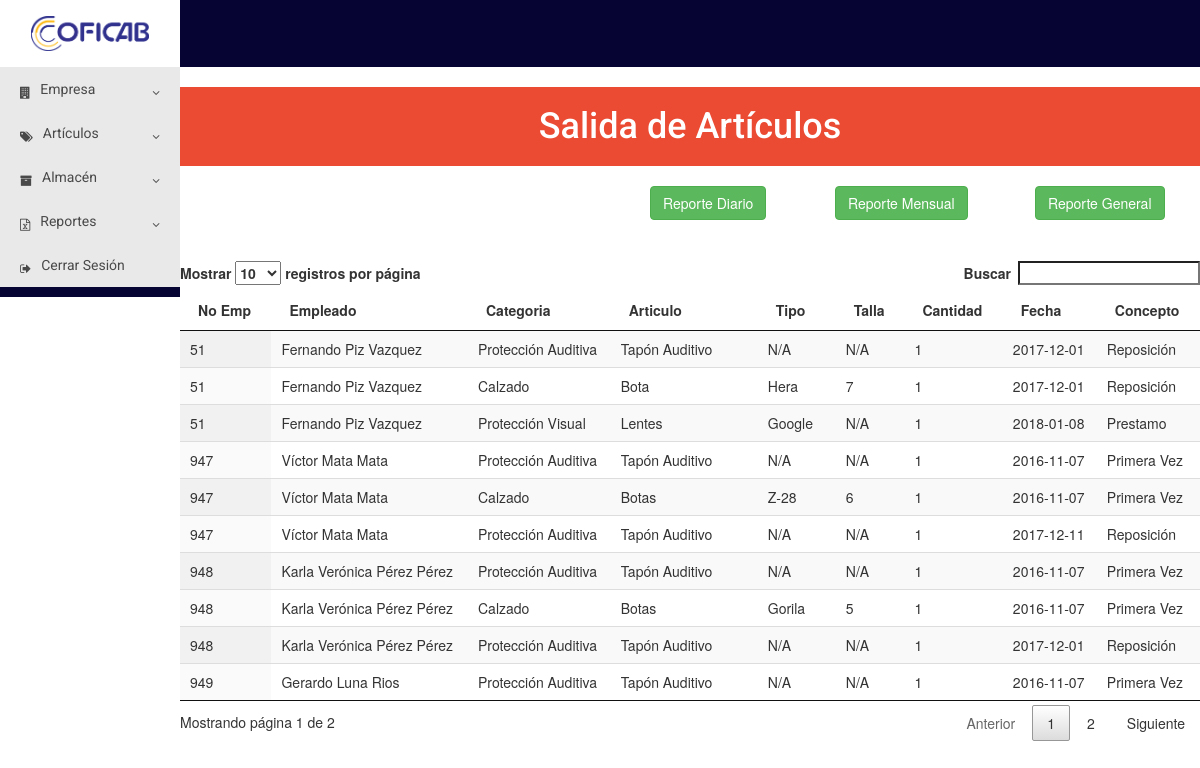
/vista/admin/reportes/concepto_entrega.php (signed in), run on the app's committed database.
### tables this page shows
CREATE TABLE `salida` (
  `id_salida` int(11) NOT NULL,
  `id_personal` int(11) NOT NULL,
  `id_categoria` int(11) NOT NULL,
  `id_articulo` int(11) NOT NULL,
  `cantidad` int(11) NOT NULL,
  `fecha_salida` date NOT NULL,
  `id_concepto` int(11) NOT NULL,
  `id_user` int(11) NOT NULL
);

CREATE TABLE `personal` (
  `id_personal` int(11) NOT NULL,
  `no_emp` int(11) NOT NULL,
  `nombres` varchar(100) NOT NULL,
  `pat_ape` varchar(50) NOT NULL,
  `mat_ape` varchar(50) NOT NULL,
  `genero` varchar(10) NOT NULL,
  `fecha_ingreso` date NOT NULL,
  `id_depto` int(11) NOT NULL,
  `id_puesto` int(11) NOT NULL
);

CREATE TABLE `categoria` (
  `id_categoria` int(11) NOT NULL,
  `categoria` varchar(50) NOT NULL
);

CREATE TABLE `articulo` (
  `id_articulo` int(11) NOT NULL,
  `id_proveedor` int(11) NOT NULL,
  `id_categoria` int(11) NOT NULL,
  `articulo` varchar(100) NOT NULL,
  `tipo` varchar(100) NOT NULL,
  `talla` varchar(30) NOT NULL,
  `abreviacion` varchar(15) NOT NULL,
  `stock` int(11) NOT NULL,
  `id_usuario` int(11) NOT NULL
);

CREATE TABLE `concepto` (
  `id_concepto` int(11) NOT NULL,
  `id_tipo_concepto` int(11) NOT NULL,
  `concepto` varchar(50) NOT NULL
);

### vista/admin/reportes/concepto_entrega.php (the view, shortened to what this page needs)
<?php
	include("../../../modelo/conexion.php");
	$tabla="SELECT id_salida, no_emp, nombres, pat_ape, mat_ape, categoria, articulo, tipo, talla, cantidad, fecha_salida, concepto, nom_user FROM salida, personal, categoria, articulo, concepto, usuarios WHERE salida.id_personal = personal.id_personal AND salida.id_categoria = categoria.id_categoria AND salida.id_articulo = articulo.id_articulo AND salida.id_concepto = concepto.id_concepto AND salida.id_user = usuarios.id_user";
	$resultado = $conexion->query($tabla);
?>
<!DOCTYPE html>
<html>
<head>
	<link href="https://maxcdn.bootstrapcdn.com/font-awesome/4.5.0/css/font-awesome.min.css" rel="stylesheet">
	<link rel="stylesheet" href="../../../css/menu.css">
	<link rel="stylesheet" href="https://maxcdn.bootstrapcdn.com/bootstrap/3.3.7/css/bootstrap.min.css">
  	<link rel="stylesheet" href="../../../css/bootstrap-datepicker.css">
  	<link rel="stylesheet" href="../../../css/jquery.dataTables.min.css">
</head>
<body>
	<div class="contenedor">
	<nav class="bar-horizon">
		<div class="logocoficab">
			<a href="../menu.php"><img src="../../../img/coficab.png" alt="20px"></a>
		</div>
	</nav>
		<div class="contenedor-menu">
			<ul class="menu">
				<li><a href=""><i class="icono izquierda fa fa-building" aria-hidden="true"></i>Empresa<i class="icono derecha fa fa-angle-down" aria-hidden="true"></i></a>
				</li>
				<li><a href=""><i class="icono izquierda fa fa-tags" aria-hidden="true"></i>Artículos<i class="icono derecha fa fa-angle-down" aria-hidden="true"></i></a>
				</li>
				<li><a href=""><i class="icono izquierda fa fa-archive" aria-hidden="true"></i>Almacén<i class="icono derecha fa fa-angle-down" aria-hidden="true"></i></a>
				</li>
				<li><a href=""><i class="icono izquierda fa fa-file-excel-o" aria-hidden="true"></i>Reportes<i class="icono derecha fa fa-angle-down" aria-hidden="true"></i></a>
				</li>
				<li><a href="../../../cerrarsesion.php"><i class="icono izquierda fa fa-sign-out" aria-hidden="true"></i>Cerrar Sesión</a></li>
			</ul>
		</div>
		<div class="contenido">
			<header>
				<h1>Salida de Artículos</h1>
			</header>
			<div class="botones">
				<div id="izquierda">
					<form action="../../../controlador/admin/reportes/concepto_entregas/concepto_entregas_general.php" method="post" id="insert_form" accept-charset="utf-8">
						<input type="submit" name="reporte_general" id="insert" value="Reporte General" class="btn btn-success">
					</form>
				</div>
				<div id="centrado">
					<a class='btn btn-success' value="registrar" data-toggle="modal" href="#Reporte_Mensual">Reporte Mensual </a>
				</div>
				<div id="derecha">
					<a class='btn btn-success' value="reporte" data-toggle="modal" href="#Reporte_Diario">Reporte  Diario </a>
				</div>
			</div><br>
	<div class="row table-responsive">
		<table class="display" id="mitabla">
			<thead>
				<tr>
					<th>No Emp</th>
					<th>Empleado</th>
					<th>Categoria</th>
					<th>Articulo</th>
					<th>Tipo</th>
					<th>Talla</th>
					<th>Cantidad</th>
					<th>Fecha</th>
					<th>Concepto</th>
				</tr>
			</thead>
			<tbody>
				<?php
					while($row= $resultado->fetch_assoc()){
					?>
					<tr>
						<td><?php echo $row['no_emp']; ?></td>
						<td><?php echo $row['nombres']; ?> <?php echo $row['pat_ape']; ?> <?php echo $row['mat_ape']; ?></td>
						<td><?php echo $row['categoria']; ?></td>
						<td><?php echo $row['articulo']; ?></td>
						<td><?php echo $row['tipo']; ?></td>
						<td><?php echo $row['talla']; ?></td>
						<td><?php echo $row['cantidad']; ?></td>
						<td><?php echo $row['fecha_salida']; ?></td>
						<td><?php echo $row['concepto']; ?></td>
					</tr>
					<?php
					}
				?>
			</tbody>
		</table>
	</div>
</body>
</html>

### css/menu.css (style rules this page uses)
* { margin: 0; padding: 0; -webkit-box-sizing: border-box; -moz-box-sizing: border-box; box-sizing: border-box; }
html { width: 100%; max-width: 100%; }
body { background: #0b2027; font-family: 'Roboto', sans-serif; line-height: 18px; width: 100%; max-width: 100%; height: 100%; max-height: 100%; }
.contenedor { background: #fff; width: 100%; max-width: 100%; height: 100%; max-height: 100%; margin: 0 auto; overflow: hidden; }
.bar-horizon { background: #050432; width: 100%; max-width: 100%; height: 10%; max-height: 100%; }
.logocoficab { background: #fff; width: 15%; padding: .5%; }
.logocoficab img { margin:10px auto; display:block; width: 70%; align-content: center; position: relative; }
.contenedor-menu { background: #050432; width: 15%; max-width: 100%; height: 100%; max-height: 100%; margin: 0; float: left; box-sizing: border-box; display: inline-block; font-family: 'Roboto', sans-serif; line-height: 10px; }
a { text-decoration: none; color: #fff; }
.contenedor-menu .menu { list-style: none; }
.contenedor-menu .menu a { color: #494949; display: block; padding: 17px 20px; background: #e9e9e9; }
.contenedor-menu .menu .icono { font-size: 12px; line-height: 18px; }
.contenedor-menu .menu .icono.izquierda { float: left; margin-right: 10px; }
.contenedor-menu .menu .icono.derecha { float: right; margin-left: 10px; }
header { background: #EB4A33; margin: 20px 0; }
header h1 { color: #fff; font-family: 'Roboto', sans-serif; padding: 20px 0; text-align: center; }
.botones { margin: auto; margin: 20px 0; height: 35px; }
div#izquierda { width: 165px; height: 35px; float: right; }
div#centrado { width: 200px; height: 35px; float: right; }
div#derecha { width: 185px; height: 35px; float: right; }

### data on the page
salida: id_personal.no_emp "949", id_personal.nombres "Gerardo", id_personal.pat_ape "Luna", id_personal.mat_ape "Rios", id_categoria.categoria "Protección Auditiva", id_articulo.articulo "Tapón Auditivo", id_articulo.tipo "N/A", id_articulo.talla "N/A", cantidad "1", fecha_salida "2016-11-07", id_concepto.concepto "Primera Vez"
salida: id_personal.no_emp "947", id_personal.nombres "Víctor", id_personal.pat_ape "Mata", id_personal.mat_ape "Mata", id_categoria.categoria "Protección Auditiva", id_articulo.articulo "Tapón Auditivo", id_articulo.tipo "N/A", id_articulo.talla "N/A", cantidad "1", fecha_salida "2016-11-07", id_concepto.concepto "Primera Vez"
salida: id_personal.no_emp "947", id_personal.nombres "Víctor", id_personal.pat_ape "Mata", id_personal.mat_ape "Mata", id_categoria.categoria "Calzado", id_articulo.articulo "Botas", id_articulo.tipo "Z-28", id_articulo.talla "6", cantidad "1", fecha_salida "2016-11-07", id_concepto.concepto "Primera Vez"
salida: id_personal.no_emp "948", id_personal.nombres "Karla Verónica", id_personal.pat_ape "Pérez", id_personal.mat_ape "Pérez", id_categoria.categoria "Protección Auditiva", id_articulo.articulo "Tapón Auditivo", id_articulo.tipo "N/A", id_articulo.talla "N/A", cantidad "1", fecha_salida "2016-11-07", id_concepto.concepto "Primera Vez"
salida: id_personal.no_emp "948", id_personal.nombres "Karla Verónica", id_personal.pat_ape "Pérez", id_personal.mat_ape "Pérez", id_categoria.categoria "Calzado", id_articulo.articulo "Botas", id_articulo.tipo "Gorila", id_articulo.talla "5", cantidad "1", fecha_salida "2016-11-07", id_concepto.concepto "Primera Vez"
salida: id_personal.no_emp "51", id_personal.nombres "Fernando", id_personal.pat_ape "Piz", id_personal.mat_ape "Vazquez", id_categoria.categoria "Protección Auditiva", id_articulo.articulo "Tapón Auditivo", id_articulo.tipo "N/A", id_articulo.talla "N/A", cantidad "1", fecha_salida "2017-12-01", id_concepto.concepto "Reposición"
salida: id_personal.no_emp "948", id_personal.nombres "Karla Verónica", id_personal.pat_ape "Pérez", id_personal.mat_ape "Pérez", id_categoria.categoria "Protección Auditiva", id_articulo.articulo "Tapón Auditivo", id_articulo.tipo "N/A", id_articulo.talla "N/A", cantidad "1", fecha_salida "2017-12-01", id_concepto.concepto "Reposición"
salida: id_personal.no_emp "51", id_personal.nombres "Fernando", id_personal.pat_ape "Piz", id_personal.mat_ape "Vazquez", id_categoria.categoria "Calzado", id_articulo.articulo "Bota", id_articulo.tipo "Hera", id_articulo.talla "7", cantidad "1", fecha_salida "2017-12-01", id_concepto.concepto "Reposición"
salida: id_personal.no_emp "947", id_personal.nombres "Víctor", id_personal.pat_ape "Mata", id_personal.mat_ape "Mata", id_categoria.categoria "Protección Auditiva", id_articulo.articulo "Tapón Auditivo", id_articulo.tipo "N/A", id_articulo.talla "N/A", cantidad "1", fecha_salida "2017-12-11", id_concepto.concepto "Reposición"
salida: id_personal.no_emp "51", id_personal.nombres "Fernando", id_personal.pat_ape "Piz", id_personal.mat_ape "Vazquez", id_categoria.categoria "Protección Visual", id_articulo.articulo "Lentes", id_articulo.tipo "Google", id_articulo.talla "N/A", cantidad "1", fecha_salida "2018-01-08", id_concepto.concepto "Prestamo"
